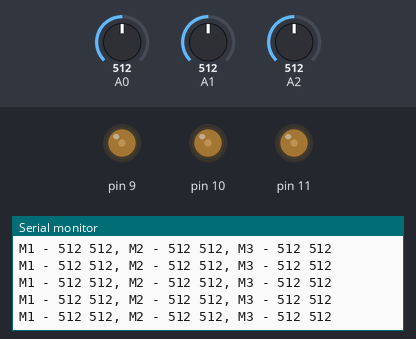
Recording of a sketch running on a simulated Arduino Uno, built with avr-gcc and run on an emulated ATmega328P. Parts: output pins drawn as LEDs (lit = HIGH), the last lines printed to the serial monitor. The inputs (shaded band) are chosen by the test bench; at power-on: A0 = 512, A1 = 512, A2 = 512.

Above: at 1.2 s.
1.3 s: A0 set to 109
At 1.42 s:
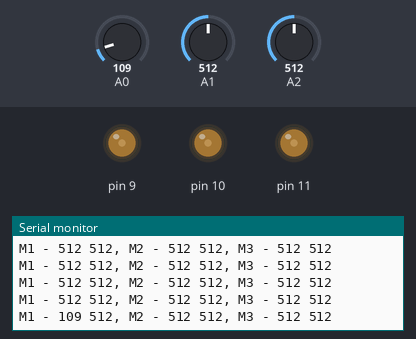
4.3 s: A0 set to 89
At 4.3 s:
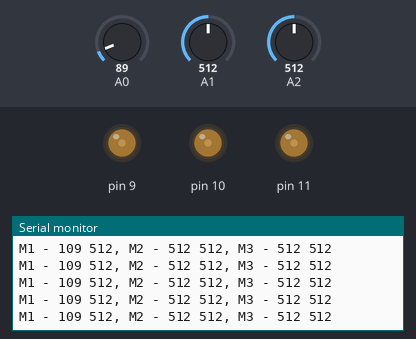
7.3 s: A1 set to 109
At 7.33 s:
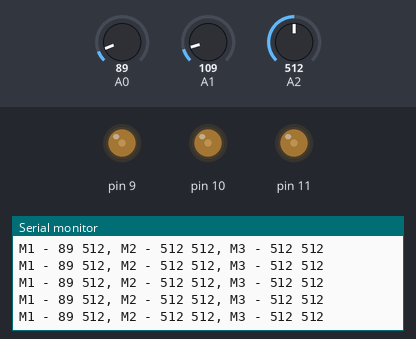
10.3 s: A1 set to 92
At 10.32 s:
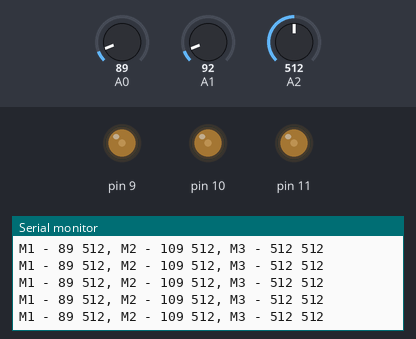
13.3 s: A2 set to 984
At 13.32 s:
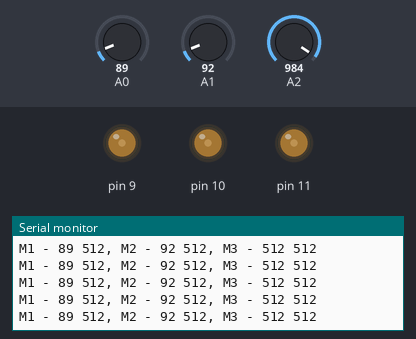
16.3 s: A2 set to 1014
At 16.31 s:
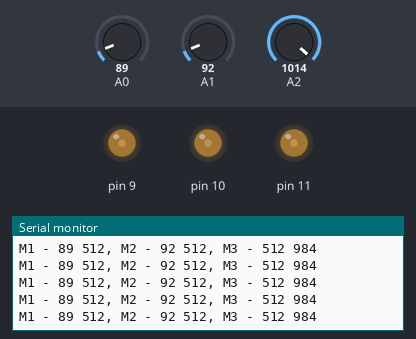
Timing chart, 0 to 18.8 s (numbered marks = the images above; inputs shaded):
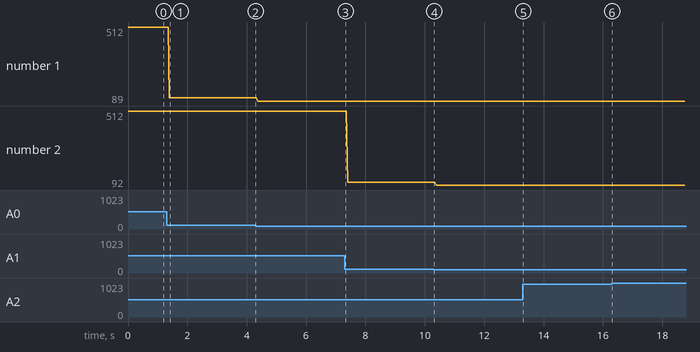

Measured:
- after the input at 1.3 s, the serial monitor: prints a new line after 0.10 s (image 1)
- plotted number 1: 512 → 109 after the input at 1.3 s, 109 → 89 after the input at 4.3 s
- plotted number 2: 109 → 92 after the input at 10.3 s

The sketch:

MinMax.ino
```cpp
int val = 0;  // variable to store the value read
int speed = 60;

int min1, max1;
int min2, max2;
int min3, max3;
void setup() {
  Serial.begin(9600);           //  setup serial

  min1 = min2 = min3 = 1024;
  max1 = max2 = max3 = 0;

pinMode(9, OUTPUT);
pinMode(10, OUTPUT);
pinMode(11, OUTPUT);
  analogWrite(9, speed);
  analogWrite(10, speed);
  analogWrite(11, speed);
}

void loop() {
  val = analogRead(A0);  // read the input pin

  min1 = min(min1, val);
  max1 = max(max1, val);
  Serial.print("M1 - ");
  Serial.print(min1);
  Serial.print(" ");
  Serial.print(max1);


  val = analogRead(A1);  // read the input pin
  min2 = min(min2, val);
  max2 = max(max2, val);
  Serial.print(", M2 - ");
  Serial.print(min2);
  Serial.print(" ");
  Serial.print(max2);


  val = analogRead(A2);  // read the input pin
  min3 = min(min3, val);
  max3 = max(max3, val);
  Serial.print(", M3 - ");
    Serial.print(min3);
  Serial.print(" ");
  Serial.println(max3);
}
```
